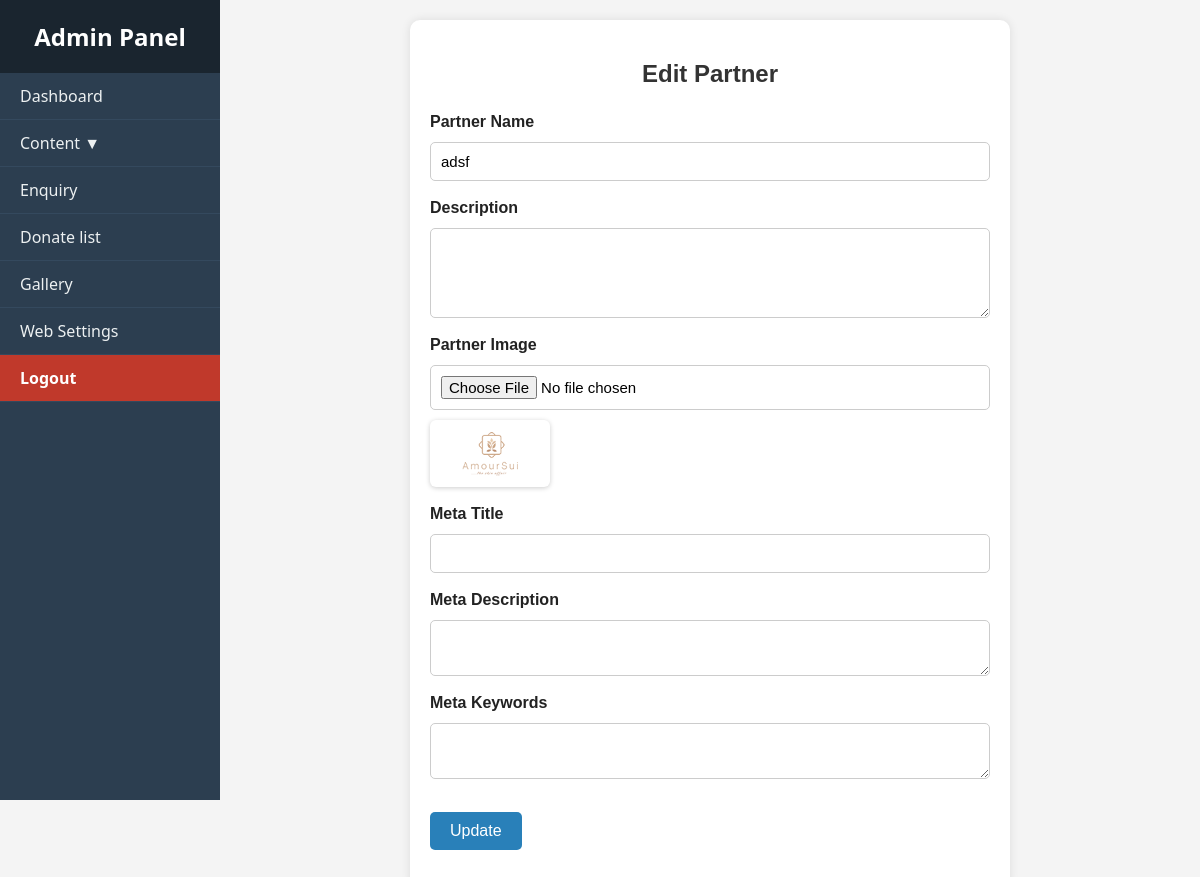
/admin/partner.php?edit=5, run on the app's committed database.
### tables this page shows
CREATE TABLE `partner` (
  `id` int(11) NOT NULL,
  `title` varchar(255) DEFAULT NULL,
  `description` text DEFAULT NULL,
  `image` varchar(255) DEFAULT NULL,
  `meta_title` varchar(255) DEFAULT NULL,
  `meta_description` text DEFAULT NULL,
  `meta_keywords` text DEFAULT NULL,
  `created_at` datetime DEFAULT current_timestamp()
);

### admin/partner.php (the view, shortened to what this page needs)
<?php
include 'db.php';
$id = "";
$title = "";
$description = "";
$image = "";
$meta_title = "";
$meta_description = "";
$meta_keywords = "";
if (isset($_GET['edit'])) {
    $id = (int)$_GET['edit'];
    $result = $conn->query("SELECT * FROM partner WHERE id=$id");
    if ($result->num_rows > 0) {
        $row = $result->fetch_assoc();
        $title = $row['title'];
        $description = $row['description'];
        $image = $row['image'];
        $meta_title = $row['meta_title'];
        $meta_description = $row['meta_description'];
        $meta_keywords = $row['meta_keywords'];
    }
}
?>
 <?php include 'header.php'; ?>
<div class="form-container">
    <h2><?= $id ? 'Edit' : 'Add' ?> Partner</h2>
    <form method="post" enctype="multipart/form-data">
        <div class="form-group">
            <label>Partner Name</label>
            <input type="text" name="title" value="<?= htmlspecialchars($title) ?>" required>
        </div>
        <div class="form-group">
            <label>Description</label>
            <textarea name="description" rows="4"><?= htmlspecialchars($description) ?></textarea>
        </div>
        <div class="form-group">
            <label>Partner Image</label>
            <input type="file" name="image">
            <?php if ($image != ""): ?>
                <img src="uploads/<?= $image ?>" class="preview">
            <?php endif; ?>
        </div>
        <div class="form-group">
            <label>Meta Title</label>
            <input type="text" name="meta_title" value="<?= htmlspecialchars($meta_title) ?>">
        </div>
        <div class="form-group">
            <label>Meta Description</label>
            <textarea name="meta_description" rows="2"><?= htmlspecialchars($meta_description) ?></textarea>
        </div>
        <div class="form-group">
            <label>Meta Keywords</label>
            <textarea name="meta_keywords" rows="2"><?= htmlspecialchars($meta_keywords) ?></textarea>
        </div>
        <div class="form-group">
            <button type="submit" name="save"><?= $id ? 'Update' : 'Save' ?></button>
        </div>
    </form>
</div>

### admin/partner.php (style rules this page uses)
.form-container { max-width: 750px; margin: 30px auto; padding: 25px; background: #fff; border-radius: 10px; box-shadow: 0 2px 15px rgba(0, 0, 0, 0.08); font-family: sans-serif; }
.form-container h2 { text-align: center; margin-bottom: 25px; color: #333; }
.form-group { margin-bottom: 18px; }
label { display: block; margin-bottom: 6px; font-weight: 600; color: #222; }
input[type="text"], input[type="file"], textarea { width: 100%; padding: 10px; font-size: 15px; border: 1px solid #ccc; border-radius: 6px; resize: vertical; }
img.preview { margin-top: 10px; width: 120px; border-radius: 6px; box-shadow: 0 1px 5px rgba(0, 0, 0, 0.2); }
button { padding: 10px 25px; background-color: #007bff; color: white; font-size: 16px; border: none; border-radius: 6px; cursor: pointer; }

### admin/header.php (style rules this page uses)
* { box-sizing: border-box; }
body { margin: 0; font-family: 'Segoe UI', sans-serif; background-color: #f4f4f4; }
.form-container { max-width: 600px; margin: auto; background: #fff; padding: 20px; border-radius: 10px; box-shadow: 0 0 10px rgba(0, 0, 0, 0.1); }
.form-container label { display: block; margin-top: 10px; font-weight: bold; }
.form-container input[type="text"], .form-container select, .form-container textarea, .form-container input[type="file"] { width: 100%; padding: 10px; margin-top: 5px; border: 1px solid #ccc; border-radius: 5px; }
.form-container button { margin-top: 15px; padding: 10px 20px; background-color: #2980b9; color: white; border: none; border-radius: 5px; cursor: pointer; }

### data on the page
partner: title "adsf", image (picture)
